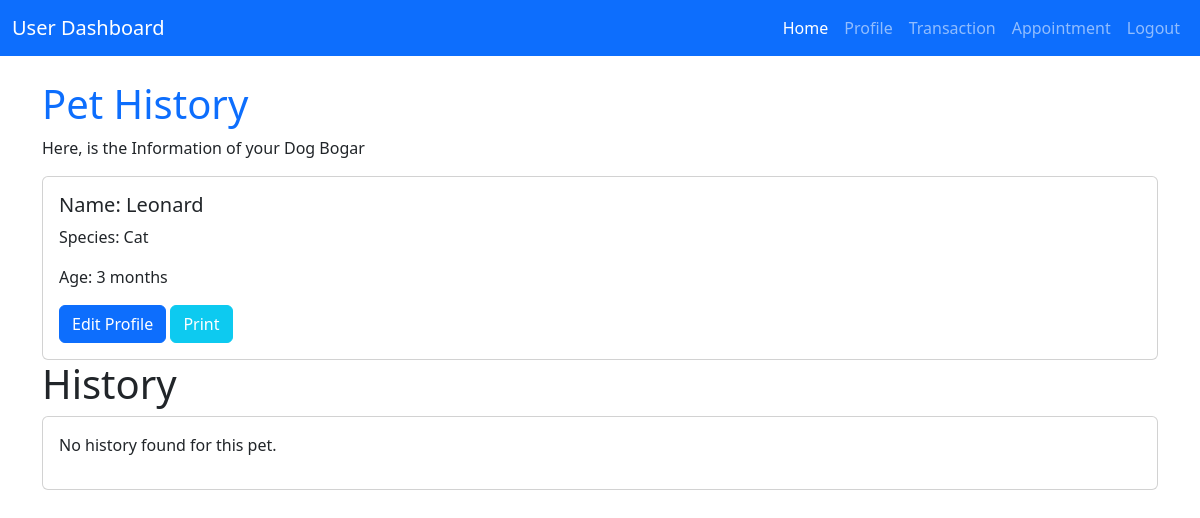
The app's page /view/user/pages/pet_history.php?pet_id=PET_674d7b8a79b79 (signed in) with its own data.
### tables this page shows
CREATE TABLE `tbl_pet` (
  `id` int(10) NOT NULL,
  `pet_id` varchar(50) NOT NULL,
  `user_id` varchar(50) NOT NULL,
  `pet_name` varchar(50) NOT NULL,
  `pet_species` varchar(50) NOT NULL,
  `pet_age` varchar(50) NOT NULL
);

### view/user/pages/pet_history.php (the view, shortened to what this page needs)
<?php
$host = 'localhost';
$dbname = 'pet_db';
$username = 'root';
$password = '';
try {
    $pdo = new PDO("mysql:host=$host;dbname=$dbname", $username, $password);
    $pdo->setAttribute(PDO::ATTR_ERRMODE, PDO::ERRMODE_EXCEPTION);
    function getAllPetInfo($pdo, $pet_id) {
        try {
            $query = "
                SELECT `id`, `pet_id`, `pet_id`, `pet_name`, `pet_species`, `pet_age`
                FROM `tbl_pet` WHERE `pet_id` = ?;
            ";
            $stmt = $pdo->prepare($query);
            $stmt->execute([$pet_id]);
            return $stmt->fetchAll(PDO::FETCH_ASSOC);
        } catch (PDOException $e) {
            echo json_encode(['error' => $e->getMessage()]);
            return [];
        }
    }
    function getAllPetHistory($pdo, $pet_id) {
        try {
            $query = "
                SELECT
                    ap.id AS appointment_pet_id,
                    ap.appointment_id,
                    ap.user_id,
                    ap.pet_id,
                    ap.pet_symptoms,
                    d.diagnosis_id,
                    d.pet_diagnosis,
                    d.pet_medication_prescribe,
                    d.pet_doctor_notes,
                    a.service_id,
                    s.service_name,
                    s.description AS service_description,
                    a.created_date,
                    a.created_time
                FROM
                    tbl_appointment_pets ap
                JOIN
                    tbl_diagnosis d ON ap.appointment_id = d.appointment_id
                JOIN
                    tbl_appointment a ON ap.appointment_id = a.appointment_id
                JOIN
                    tbl_service s ON a.service_id = s.service_id
                WHERE
                    ap.pet_id = ?
                GROUP BY
                    ap.appointment_id
            ";
            $stmt = $pdo->prepare($query);
            $stmt->execute([$pet_id]);
            return $stmt->fetchAll(PDO::FETCH_ASSOC);
        } catch (PDOException $e) {
            echo json_encode(['error' => $e->getMessage()]);
            return [];
        }
    }
    $petID = $_GET['pet_id'];
    $pets = getAllPetInfo($pdo, $petID);
    $petHistory = getAllPetHistory($pdo, $petID);
} catch (PDOException $e) {
    echo json_encode(['error' => $e->getMessage()]);
    exit;
}
?>
<!DOCTYPE html>
<html lang="en">
<head>
    <link href="https://cdn.jsdelivr.net/npm/bootstrap@5.3.0-alpha1/dist/css/bootstrap.min.css" rel="stylesheet">
</head>
<body>
<nav class="navbar navbar-expand-lg navbar-dark bg-primary">
        <div class="container-fluid">
            <a class="navbar-brand" href="#">User Dashboard</a>
            <div class="collapse navbar-collapse" id="navbarNav">
                <ul class="navbar-nav ms-auto">
                    <li class="nav-item"><a class="nav-link active" href="dashboard.php">Home</a></li>
                    <li class="nav-item"><a class="nav-link" href="#">Profile</a></li>
                    <li class="nav-item"><a class="nav-link " href="transaction.php">Transaction</a></li>
                    <li class="nav-item"><a class="nav-link" href="appointment.php">Appointment</a></li>
                    <li class="nav-item"><a class="nav-link" href="../logout.php">Logout</a></li>
                </ul>
            </div>
        </div>
    </nav>
    <div class="container mt-4">
        <h1 class="text-primary">Pet History</h1>
        <p>Here, is the Information of your Dog Bogar</p>
        <div class="card">
            <div class="card-body">
            <?php
                if (!empty($pets)) {
                    foreach ($pets as $pet) {
                        echo '
                                <h5 class="card-title">Name: ' . htmlspecialchars($pet['pet_name']) . '</h5>
                            <p class="card-text">Species: ' . htmlspecialchars($pet['pet_species']) . '</p>
                            <p class="card-text">Age: ' . htmlspecialchars($pet['pet_age']) . '</p>
                            <div class="row">
                                <div class="col">
                                    <a href="#" class="btn btn-primary">Edit Profile</a>
                                    <a href="#" class="btn btn-info text-white">Print</a>
                                </div>
                            </div>';
                    }
                } else {
                    echo "<p>No pets found.</p>";
                }
            ?>
            </div>
        </div>
        <h1>History</h1>
        <div class="card">
            <div class="card-body">
            <?php
            if (!empty($petHistory)) {
                foreach ($petHistory as $history) {
                    echo '
                    <div class="card mb-3">
                        <div class="card-body">
                            <h5 class="card-title">Date: ' . date("F d, Y", strtotime($history['created_date'])) . '</h5>
                            <h5 class="card-title">Time: ' . $history['created_time'] . '</h5>
                            <p class="card-text">Service: ' . htmlspecialchars($history['service_name']) . '</p>
                            <p class="card-text">Symptoms: ' . htmlspecialchars($history['pet_symptoms']) . '</p>
                            <p class="card-text">Diagnosis: ' . htmlspecialchars($history['pet_diagnosis']) . '</p>
                            <p class="card-text">Medication: ' . htmlspecialchars($history['pet_medication_prescribe']) . '</p>
                            <p class="card-text">Doctor Notes: ' . htmlspecialchars($history['pet_doctor_notes']) . '</p>
                        </div>
                    </div>';
                }
            } else {
                echo "<p>No history found for this pet.</p>";
            }
            ?>
            </div>
        </div>
        <br>
        </div>
</body>
</html>

### records on screen
tbl_pet: pet_name "Leonard", pet_species "Cat", pet_age "3 months"
